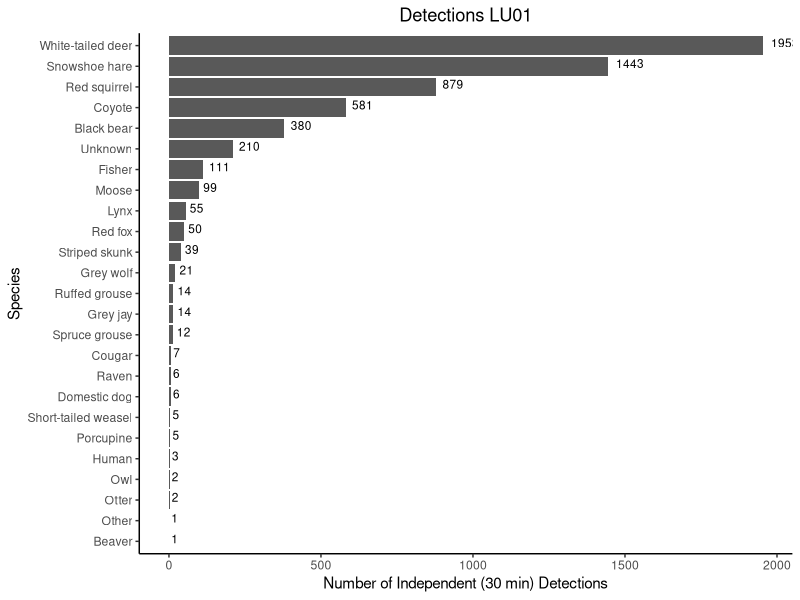
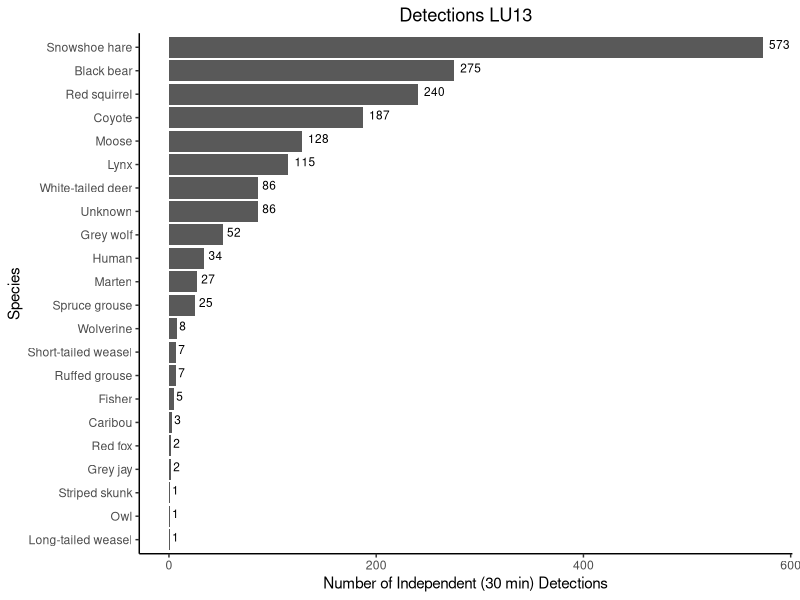
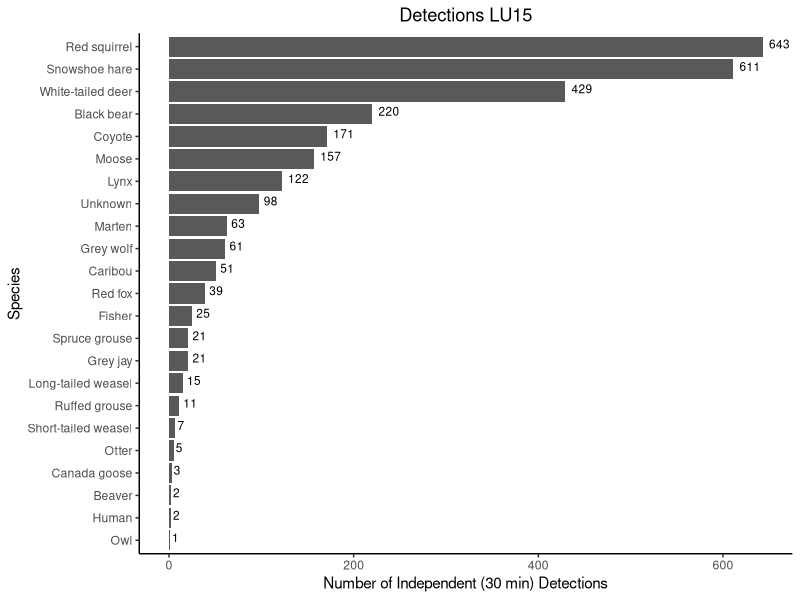
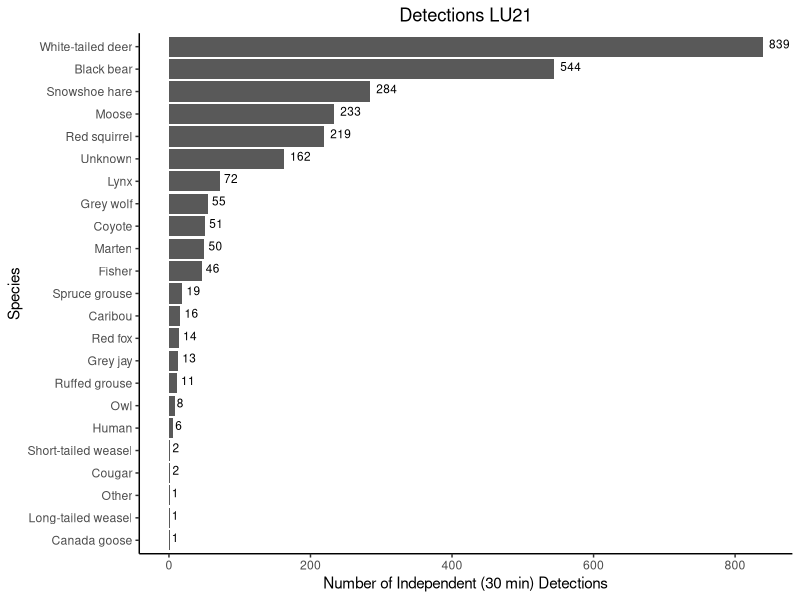
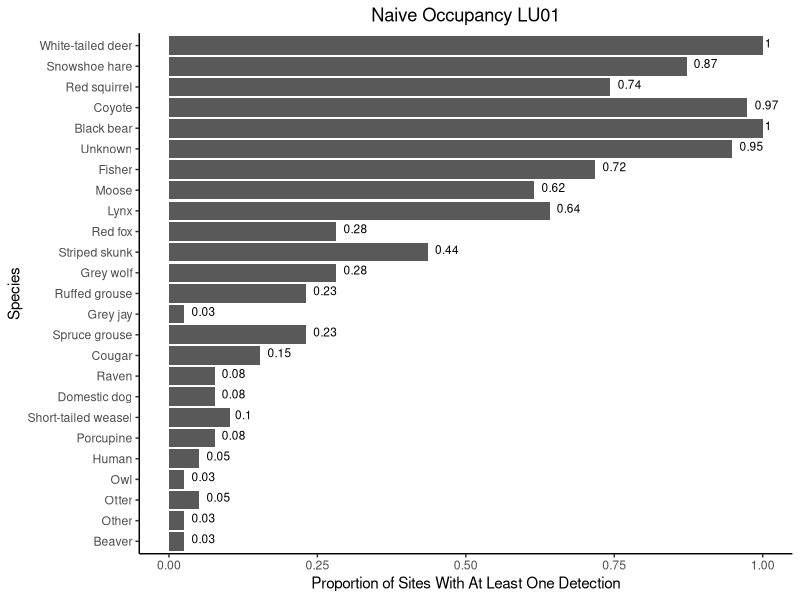
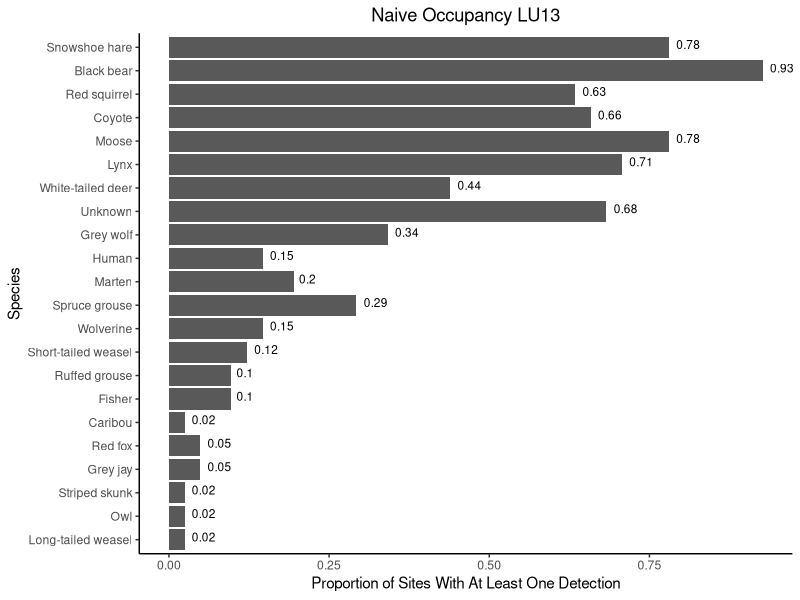
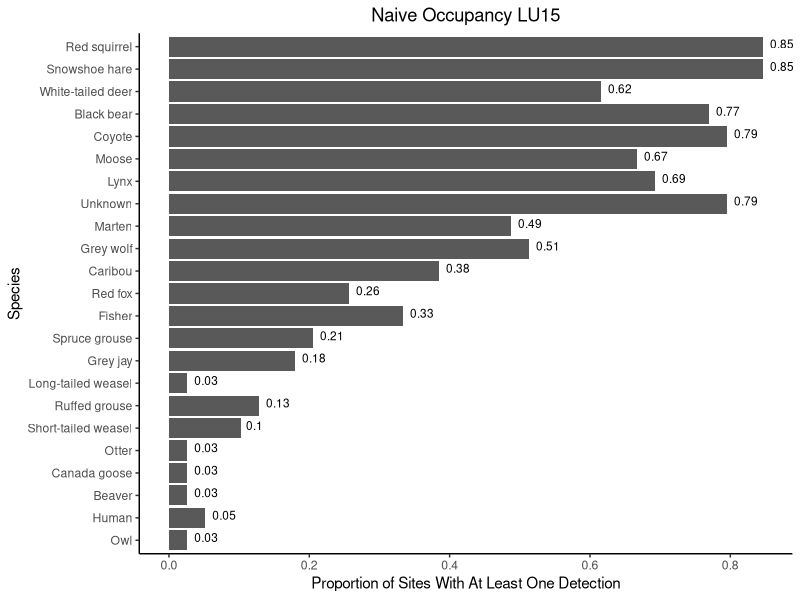
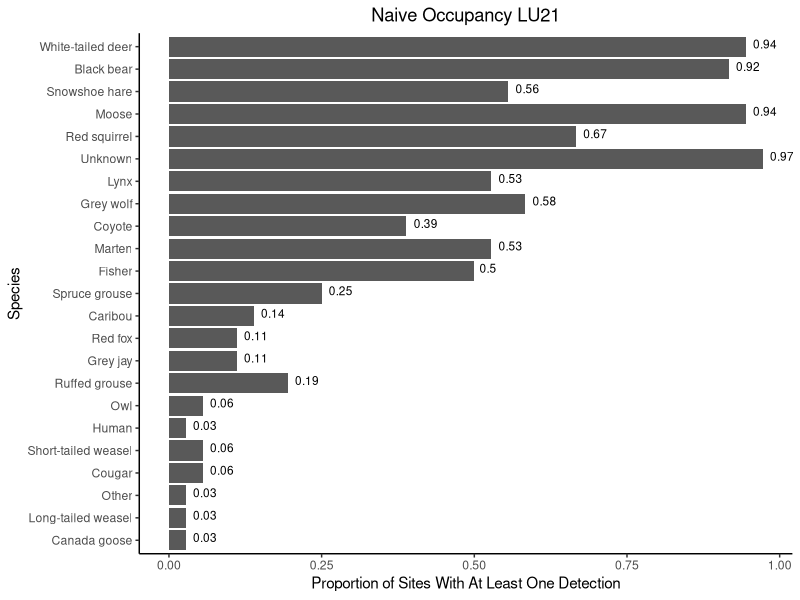

Generate these figures, in order, with R:
# Install packages ----------------------

# if you don't have the following packages use the code below to install them

install.packages('tidyverse') # data import, manipulation, visualization
install.packages('ggpubr')

# Libraries ----------------------

# then load the libraries for this R session

library(tidyverse) # will load all tidyverse packages, can see complete list using tidyverse_packages()
library(ggpubr) # make modificaions to plot for publication (arrange plots)


# Data --------------------------------------------------------------------

# detection data
# read in saved and cleaned detection data from the ACME_camera_script_9-2-2024.R 
detections <- read_csv('data/processed/OSM_2022_ind_det.csv') %>% 
  
  # change site, species and event_id to factor
  mutate_if(is.character,
            as.factor)


# Data formatting ---------------------------------------------------------

# the next sections will create  plots in the same format as those created for 2021-2022 OSM report. Before we can do this, we have to do a bit of data manipulation so that we keep formatting consistent across reports and can display various LUs together in a new report regardless of who made the plot.

# check the levels in 'species' and see if we can match as much as possible to 2021-2022 report which had
# white-tailed deer
# snowshoe hare
# black bear
# coyote
# red squirrel
# fisher
# unknown
# moose
# lynx
# spruce grouse
# red fox
# striped skunk
# ruffed grouse
# owl
# grey wolf
# domestic dog
# cougar
# raven
# other 
# mule deer

detections %>% 
  
  # group by array and species
  group_by(array, species) %>% 
  summarise(n = n()) %>% 
  
  # have R print everything
  print(n = nrow(.))

# now let's create a new data frame (tibble) to work with for the OSM figure summaries specifically

# I personally would lump all the unknown together and all the birds together but for the sake of consistency with last years' figures we will remove some entries, let's create a vector of entries to drop

species_drop <- c('Staff',
                  'Unknown deer',
                  'Unknown ungulate',
                  'Unknown canid',
                  'Unknown mustelid',
                  'Other birds')

# now we can create the new data frame with some changes consistent w/ choices made for 2021-2022
detections <- detections %>% 
  
  # for summarizing, lets lump all the recreational humans into "Humans"
  mutate(species = recode_factor(species, 
                                 "Snowmobiler" = "Human",
                                 "ATVer" = "Human",
                                 'Hunter' = 'Human')) %>% 
  
  # remove species we don't want to plot
  filter(!species %in% species_drop)


# we will also want to create a data frame for each LU to plot individually

# LU1
dets_LU1 <- detections %>% 
  filter(array == 'LU01')

# LU13
dets_LU13 <- detections %>% 
  filter(array == 'LU13')

# LU15
dets_LU15 <- detections %>% 
  filter(array == 'LU15')

# LU21
dets_LU21 <- detections %>% 
  filter(array == 'LU21')


# ANDREW ------------------------------------------------------------------

# can you make the above code into a forloop which assigns each new data frame created from subsetting as dets_LUname?

####


# Detection plot data -----------------------------------------------------


# apply the same formatting to each LU data frame using purrr map
detection_data <- list(dets_LU1,
                       dets_LU13,
                       dets_LU15,
                       dets_LU21) %>% 
  
  purrr::map(
    ~.x %>% 
      
      # group by species
      group_by(species) %>%
      
      # calculate a column with unique accounts of each species
      mutate(count = n_distinct(event_id)) %>% 
      
      # keep just the columns we need
      select(species, count) %>% 
      
      # keep only unique (distinct) rows so we should be left with one row per species, this helps with plotting later if you don't do it ggplot will try to count and plot each row it's annoying
      distinct()) %>% 
  
  # set names of list objects
  purrr::set_names('Detections LU01',
                   'Detections LU13',
                   'Detections LU15',
                   'Detections LU21')


# Detection plots ------------------------------------------


### now to graph independent detections for each LU using purrr, this avoids a TON of code repetition needed to plot each one individually

# create object detection plots which uses the detection_data list (w/ all 4 LUs)
detection_plots <- detection_data %>% 
  
  # use imap instead of map as it allows us to use .y to paste the list element names as the plot titles later
  purrr::imap(
    ~.x %>% 
      
      # now just copy and paste the ggplot code for the detection graphs
      ggplot(.,
             aes(x = reorder(species, count), y = count)) +
      
      # plot as bar graph using geom_col so we don't have to provide a y aesthetic
      geom_col() +
      
      # switch the x and y axis
      coord_flip() +
      
      # add the number of detections at the end of each bar
      geom_text(aes(label = count),
                color = "black",
                size = 3,
                hjust = -0.3,
                vjust = 0.2) +
      
      # label x and y axis with informative titles
      labs(x = 'Species',
           y = 'Number of Independent (30 min) Detections') +
      
      # add title to plot with LU name the .y will take the name of whatever you named each list element in the detection_data list, so make sure this name is what you want on the ggtitle
      ggtitle(.y) +
      
      # set the theme
      theme_classic() +
      theme(plot.title = element_text(hjust = 0.5)))


# view plots, this will print each in it's own window so you have to scroll back in the plot viewer pane to look at each one
detection_plots

# save plots only use if needed
purrr::imap(
  detection_plots,
  ~ggsave(.x,
             file = paste0("figures/",
                           .y,
                           '.jpg'), # avoid using .tiff extension in the github repo, those files are too large to push to origin
          dpi = 600,
          width = 11,
          height = 9,
          units = 'in'))



# Naive occupancy data ---------------------------------------------------

# First we need to alter the data frame a bit for these plots, let's create a data frame for each LU (I couldn't figure out how to do this without assigning individual data frames for each UGH)


# apply the same formatting to each data frame using purrr
occupancy_data <- list(dets_LU1,
                       dets_LU13,
                       dets_LU15,
                       dets_LU21) %>% 
  
  purrr::map(
    ~.x %>% 
      
      # calculate the total number of sites for each LU
      mutate(total_sites = n_distinct(site)) %>% 
      
      # group by species to calculate the number of sites each spp occurred at
      group_by(species) %>% 
  
      # add columns to count the number of sites each spp occurred at and then the naive occupancy
  reframe(count = n_distinct(site),
          naive_occ = count/total_sites,
          ind_det = n_distinct(event_id)) %>% 
  
    # keep just the columns we need
  select(species, naive_occ, ind_det) %>% 
  
    # keep only unique (distinct) rows so we should be left with one row per species, this helps with plotting
  distinct()) %>% 
  
  purrr::set_names('Naive Occupancy LU01',
                   'Naive Occupancy LU13',
                   'Naive Occupancy LU15',
                   'Naive Occupancy LU21')

# now let's plot!


# Naive occupancy plots ---------------------------------------------------

### now to graph naive occupancy for each LU using purrr, this avoids a TON of code repetition needed to plot each one individually

# create object occupancy_plots which uses the occupancy_data list (w/ all 4 LUs)
occupancy_plots <- occupancy_data %>% 
  
  # use imap instead of map as it allows us to use .y to paste the list element names as the plot titles later
  purrr::imap(
    ~.x %>% 

      # now just copy and paste the ggplot code for the occupancy graphs
      ggplot(.,
             aes(x = fct_reorder(species,
                                 ind_det), # this reorders the species so they match the order of the detection plot which makes it better for viewing when the plots are arranged together in 1 figure for each LU
                 y = naive_occ)) +
      
      # plot as bars using geom_col() which uses stat = 'identity', instead of geom_bar() which will count the rows in each group and plot that instead of naive occ
      geom_col() +
      
      # flip x and y axis 
      coord_flip() +
      
      # add text to end of bars that provides naive occ value
      geom_text(aes(label = round(naive_occ, 2)), 
                size = 3, 
                hjust = -0.3, 
                vjust = 0.2) +
      
      # relabel x and y axis and title
      labs(x = 'Species',
           y = 'Proportion of Sites With At Least One Detection') +
      
      # set plot title using .y (name of list object)
      ggtitle(.y) +
      
      # set. theme elements
      theme_classic()+
      theme(plot.title = element_text(hjust = 0.5)))

# view plots
occupancy_plots

# save plots only use if needed
purrr::imap(
  occupancy_plots,
  ~ggsave(.x,
          file = paste0("figures/",
                        .y,
                        '.jpg'), # avoid using .tiff extension in the github repo, those files are too large to push to origin
          dpi = 600,
          width = 11,
          height = 9,
          units = 'in'))


# Final combined plots for report --------------------------------------------------

# not sure I know how to do the following section in purrr just yet, but we've saved a ton of coding so far and it doesn't take much to arrange each of these individually

# LU1

# arrange the plots so each LU has a figure with detections on top and naive occ on bottom
LU1_det_occ_plots <- ggarrange(detection_plots$`Detections LU01`, occupancy_plots$`Naive Occupancy LU01`,
                               labels = c("A", "B"),
                               nrow = 2)

# view plot
LU1_det_occ_plots

# LU13

# arrange the plots so each LU has a figure with detections on top and naive occ on bottom
LU13_det_occ_plots <- ggarrange(detection_plots$`Detections LU13`, occupancy_plots$`Naive Occupancy LU13`,
                               labels = c("A", "B"),
                               nrow = 2)

# view plot
LU13_det_occ_plots


# LU15

# arrange the plots so each LU has a figure with detections on top and naive occ on bottom
LU15_det_occ_plots <- ggarrange(detection_plots$`Detections LU15`, occupancy_plots$`Naive Occupancy LU15`,
                                labels = c("A", "B"),
                                nrow = 2)

# view plot
LU15_det_occ_plots


# LU21

# arrange the plots so each LU has a figure with detections on top and naive occ on bottom
LU21_det_occ_plots <- ggarrange(detection_plots$`Detections LU21`, occupancy_plots$`Naive Occupancy LU21`,
                                labels = c("A", "B"),
                                nrow = 2)

# view plot
LU21_det_occ_plots


# save all figures at once using purrr
final_det_occ_plots <- list(LU1_det_occ_plots,
                            LU13_det_occ_plots,
                            LU15_det_occ_plots,
                            LU21_det_occ_plots) %>% 
  

  purrr::set_names('LU01_det_occ_plots',
                   'LU13_det_occ_plots',
                   'LU15_det_occ_plots',
                   'LU21_det_occ_plots') %>% 
  
  purrr::imap(
    ~ggsave(.x,
            file = paste0("figures/",
                          .y,
                          '.jpg'), # avoid using .tiff extension in the github repo, those files are too large to push to origin
            dpi = 600,
            width = 12,
            height = 15,
            units = 'in'))



